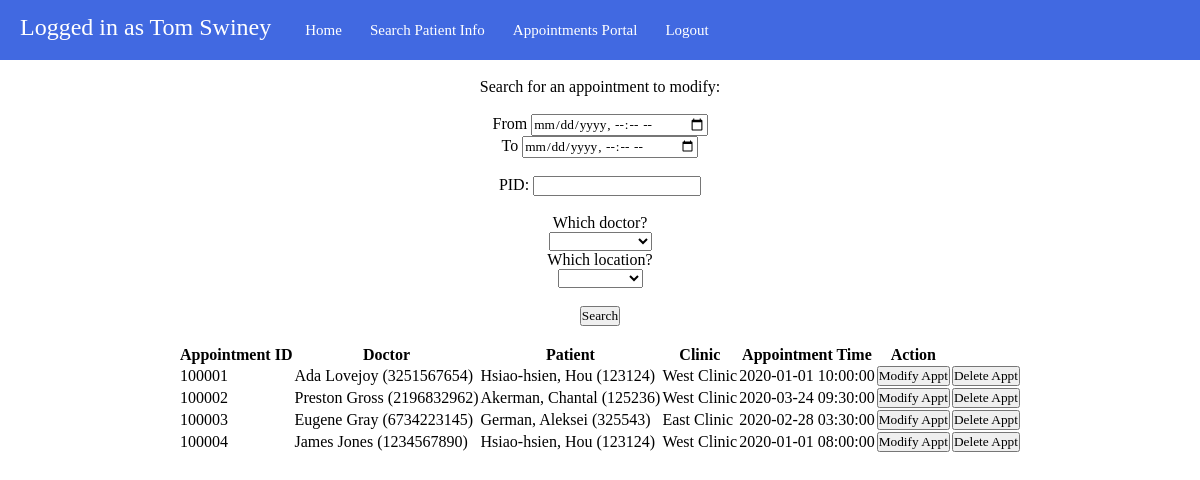
The app's page /nurse_mod_appointments.php (signed in) with its own data.
### tables this page shows
CREATE TABLE Appointments (
	Appt_ID INT NOT NULL AUTO_INCREMENT,
	Has_approval ENUM('Yes', 'No') NOT NULL,
	Appointment_time DATETIME NOT NULL,
	Doctor_ID BIGINT NOT NULL,
	Patient_ID INT NOT NULL,
    Clinic_ID INT NOT NULL,
	PRIMARY KEY (Appt_ID),
	FOREIGN KEY (Doctor_ID) REFERENCES Doctors(NPI) ON DELETE CASCADE,
	FOREIGN KEY (Patient_ID) REFERENCES Patients(PID) ON DELETE CASCADE,
    FOREIGN KEY (Clinic_ID) REFERENCES Clinics(Clinic_ID) ON DELETE CASCADE
);

CREATE TABLE Doctors (
	NPI BIGINT NOT NULL UNIQUE,
	Name VARCHAR(80) NOT NULL,
    Password VARCHAR(80) NOT NULL,
	Work_phone VARCHAR(15) NOT NULL,
	Fax VARCHAR(15) NULL,
	Email VARCHAR(80) NOT NULL,
    Specialist ENUM('Yes', 'No') NOT NULL,
	Specialization VARCHAR(80) NOT NULL,
	PRIMARY KEY (NPI)
);

CREATE TABLE Patients (
	PID INT NOT NULL UNIQUE,
    	Password VARCHAR(80) NOT NULL,
	First_Name VARCHAR(80) NOT NULL,
	Last_Name VARCHAR(80) NOT NULL,
	Last_4_SSN INT NULL,
    Demographics_ID INT NOT NULL,
    Med_Hist_ID INT NOT NULL,
    Fam_Hist_ID INT NOT NULL,
    NID INT NULL,
	PRIMARY KEY (PID),
    FOREIGN KEY (Demographics_ID) REFERENCES Demographics(Demo_ID) ON DELETE CASCADE,
    FOREIGN KEY (Med_Hist_ID) REFERENCES Medical_history(Med_Hist_ID) ON DELETE CASCADE,
    FOREIGN KEY (Fam_Hist_ID) REFERENCES Family_history(Fam_Hist_ID) ON DELETE CASCADE,
	FOREIGN KEY (NID) REFERENCES Nurses(NID) ON DELETE CASCADE
);

CREATE TABLE Clinics (
	Clinic_ID INT NOT NULL AUTO_INCREMENT,
	Clinic_name VARCHAR(50) NOT NULL,
	Office_phone VARCHAR(15) NOT NULL,
    Email VARCHAR(80) NULL,
	Address VARCHAR(200) NOT NULL,
	City VARCHAR(100) NOT NULL,
	State VARCHAR(2) NOT NULL,
	Zip VARCHAR(10) NOT NULL,
	PRIMARY KEY (Clinic_ID)
);

### nurse_mod_appointments.php (the view, shortened to what this page needs)
<?php
    include_once "includes/query_func.php";
?>
<html>
<head>
</head>
<body>
<link rel="stylesheet" type = "text/css" href="css/nurse_portal_style.css" />
<nav>
        <p>Logged in as <?php echo $_SESSION['Name'] ?></p>
        <ul>
                <li><a href="nurse_portal.php">Home</a></li>
                <li><a href="nurse_patient_info.php">Search Patient Info</a></li>
                <li><a href="nurse_appointments_portal.php">Appointments Portal</a></li>
                <li><a href="logout.php">Logout</a></li>
        </ul>
</nav>
<br>
<center>Search for an appointment to modify:<br><br>
<form action='' method='POST'>
<label for='low'>From</label>
<input type='datetime-local' step=1800 name='low'><br>
<label for='high'>To</label>
<input type='datetime-local' step=1800 name='high'><br><br>
<label for='PID'>PID: </label>
<input type='text' name='PID'> <br><br>
Which doctor?<br>
<select id="doc" name="doc">
<option value=""></option>
<?php
    $sql_doc = mysqli_query($conn, "SELECT * FROM Doctors;");
    while($doc = mysqli_fetch_assoc($sql_doc)) {
        echo "<option value=".$doc['NPI'].">".$doc['Name']."</option>";
    }
?>
</select><br>
Which location?<br>
<select id="clinic" name="clinic">
<option value=""></option>
<?php
    $sql_clinic = mysqli_query($conn, "SELECT * FROM Clinics;");
    while($clinic = mysqli_fetch_assoc($sql_clinic)) {
        echo "<option value=".$clinic['Clinic_ID'].">".$clinic['Clinic_name']."</option>";
    }
?>
</select><br><br>
<input type='submit' value='Search'><br><br></form>
<?php
        $query = "SELECT * FROM Appointments WHERE ";
        if(!empty($_POST['low']) && !empty($_POST['high'])) {
            $low = substr($_POST['low'],0,10).' '.substr($_POST['low'],11).':00';
            $high = substr($_POST['high'],0,10).' '.substr($_POST['high'],11).':00';
        } elseif (!empty($_POST['low']) && empty($_POST['high'])) {
            $low = substr($_POST['low'],0,10).' '.substr($_POST['low'],11).':00';
            $high = "9999-12-31 23:59:59";
        } elseif (empty($_POST['low']) && !empty($_POST['high'])) {
            $low = "1000-01-01 00:00:00";
            $high = substr($_POST['high'],0,10).' '.substr($_POST['high'],11).':00';
        } else {
            $low = "1000-01-01 00:00:00";
            $high = "9999-12-31 23:59:59";
        }
        $query .= "(Appointment_time BETWEEN '".$low."' AND '".$high."')";
        $query .= ";";
        gen_mod_apmt($query);
?>
</center>

### query_func.php (shortened to what this page needs)
<?php
    function sql_connect() {
        $dbServerName = "localhost";
        $dbUserName = "root";
        $dbPassword = "root";
        $dbName = "meddb";
        $conn = mysqli_connect($dbServerName, $dbUserName, $dbPassword, $dbName) or die("Bad connection: ".mysqli_connect_error());
        return $conn;
    }
    function gen_mod_apmt($query) {
        $conn = sql_connect();
        $sql_apmt = mysqli_query($conn, $query) or die(mysqli_error($conn));
        echo "<table><tr><th> Appointment ID </th><th> Doctor </th><th> Patient </th><th> Clinic </th><th> Appointment Time </th><th>Action</th><th></th></tr>";
        while($apmt = mysqli_fetch_assoc($sql_apmt)) {
            $sql_patient = mysqli_query($conn, "SELECT * FROM Patients WHERE PID=".$apmt['Patient_ID'].";");
            $patient = mysqli_fetch_assoc($sql_patient);
            $sql_doc = mysqli_query($conn, "SELECT * FROM Doctors WHERE NPI=".$apmt['Doctor_ID'].";");
            $doc = mysqli_fetch_assoc($sql_doc);
            $sql_clinic = mysqli_query($conn, "SELECT * FROM Clinics WHERE Clinic_ID=".$apmt['Clinic_ID'].";");
            $clinic = mysqli_fetch_assoc($sql_clinic);
            echo "<tr><td>".$apmt['Appt_ID']."</td><td>".$doc['Name']." (".$doc['NPI'].")</td><td>".$patient['Last_Name'].", ".$patient['First_Name']." (".$patient['PID'].") </td><td>".$clinic['Clinic_name']."</td><td>".$apmt['Appointment_time']."</td>";
            echo "<td><form action='nurse_edit_appointments.php' method='POST'><input type='hidden' name='Appt_ID' value=".$apmt['Appt_ID']."><input type='submit' value='Modify Appt'></form></td>";
            echo "<td><form action='nurse_delete_appointments.php' method='POST'><input type='hidden' name='Appt_ID' value=".$apmt['Appt_ID']."><input type='submit' value='Delete Appt' onclick='return confirm_delete()'></form></td></tr>";
        }
        echo "</table>";
    }
?>

### nurse_portal_style.css (style rules this page uses)
body { background-color: #ffff; }
* { font-family: "Times New Roman"; color: black; margin: 0; padding: 0; }
nav { width: 100%; height: 60px; background-color: #4169e1; }
nav p { font-family: "Times New Roman"; color: #ffff; font-size: 24px; line-height: 55px; float: left; padding: 0px 20px; }
nav ul { float: left; }
nav ul li { float: left; list-style: none; position: relative; }
nav ul li a { display: block; font-family: "Times New Roman"; font-size: 15px; padding: 22px 14px; text-decoration: none; color: white; }

### records on screen
appointments: Appt_ID "100001", Doctor_ID.Name "Ada Lovejoy", Doctor_ID.NPI "3251567654", Patient_ID.Last_Name "Hsiao-hsien", Patient_ID.First_Name "Hou", Patient_ID.PID "123124", Clinic_ID.Clinic_name "West Clinic", Appointment_time "2020-01-01 10:00:00"
appointments: Appt_ID "100002", Doctor_ID.Name "Preston Gross", Doctor_ID.NPI "2196832962", Patient_ID.Last_Name "Akerman", Patient_ID.First_Name "Chantal", Patient_ID.PID "125236", Clinic_ID.Clinic_name "West Clinic", Appointment_time "2020-03-24 09:30:00"
appointments: Appt_ID "100003", Doctor_ID.Name "Eugene Gray", Doctor_ID.NPI "6734223145", Patient_ID.Last_Name "German", Patient_ID.First_Name "Aleksei", Patient_ID.PID "325543", Clinic_ID.Clinic_name "East Clinic", Appointment_time "2020-02-28 03:30:00"
appointments: Appt_ID "100004", Doctor_ID.Name "James Jones", Doctor_ID.NPI "1234567890", Patient_ID.Last_Name "Hsiao-hsien", Patient_ID.First_Name "Hou", Patient_ID.PID "123124", Clinic_ID.Clinic_name "West Clinic", Appointment_time "2020-01-01 08:00:00"

### other values on screen
$_SESSION['Name'] "Tom Swiney"
